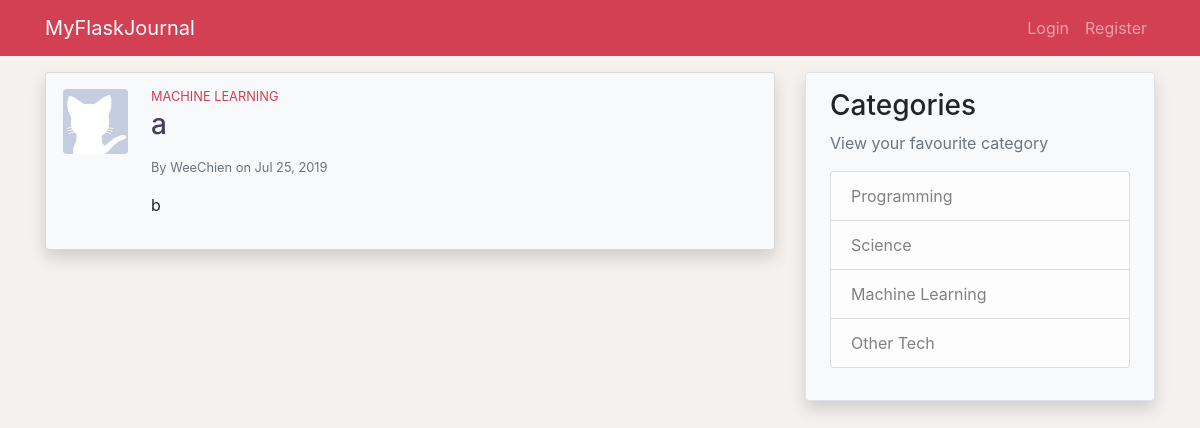
/post/6, run on the app's committed database.
### application/models.py (models this page shows, shortened)
class User(db.Model, UserMixin):
    id = db.Column(db.Integer, primary_key=True)
    username = db.Column(db.String(20), unique=True, nullable=False)
    email = db.Column(db.String(120), unique=True, nullable=False)
    image_file = db.Column(db.String(20), nullable=False,
                           default='default.jpg')
    password = db.Column(db.String(60), nullable=False)
    posts = db.relationship('Post', backref='author', lazy=True)

class Post(db.Model):
    id = db.Column(db.Integer, primary_key=True)
    title = db.Column(db.String(100), nullable=False)
    date_posted = db.Column(db.DateTime, nullable=False,
                            default=datetime.utcnow)
    content = db.Column(db.Text, nullable=False)
    category = db.Column(db.String(100), nullable=False)
    user_id = db.Column(db.Integer, db.ForeignKey('user.id'), nullable=False)

### application/posts/routes.py (the view)
@posts.route('/post/<int:post_id>')
def post(post_id):
    post = Post.query.get_or_404(post_id)
    return render_template('post.html', title=post.title, post=post)

### application/templates/post.html (shortened to what this page needs)
{% extends 'layout.html' %}
{% block content %}
    <div class="card mb-3 p-3 shadow bg-light">
            <div class="row">
                <div class="ml-3 mb-3 pr-2">
                    <img src="{{ url_for('static', filename='profile_pics/' + post.author.image_file) }}" class="post-img rounded mx-md-auto d-block">
                </div>
                <div class="col">
                    <h6 class="post-category mb-1 small">
                    </h6>
                    <h3 class="post-title mb-3">
                        <a class="clean-a" href="{{ url_for('posts.post', post_id=post.id) }}">{{ post.title }}</a>
                    </h3>
                    <div class="text-muted small mb-3">
                        By <a class="clean-a" href="{{ url_for('users.user_posts', username=post.author.username) }}">{{ post.author.username }}</a>
                        on {{ post.date_posted.strftime('%b %d, %Y')}}
                    </div>
                    <p class="post-content">{{ post.content }}</p>
                </div>
            </div>
        </div>
{% endblock %}

### application/static/style.css (style rules this page uses)
body { background-color: #F5F1EE; }
.post-img { height: 65px; width: 65px; }
.post-title { color: #493D5F; }
.post-category { color: #D34054; }
.post-content { white-space: pre-line; }
.clean-a { color: inherit; }

### data on the page
User: image_file (placeholder picture), author.username "WeeChien"
Post: category "MACHINE LEARNING", title "a", date_posted "Jul 25, 2019", content "b"
